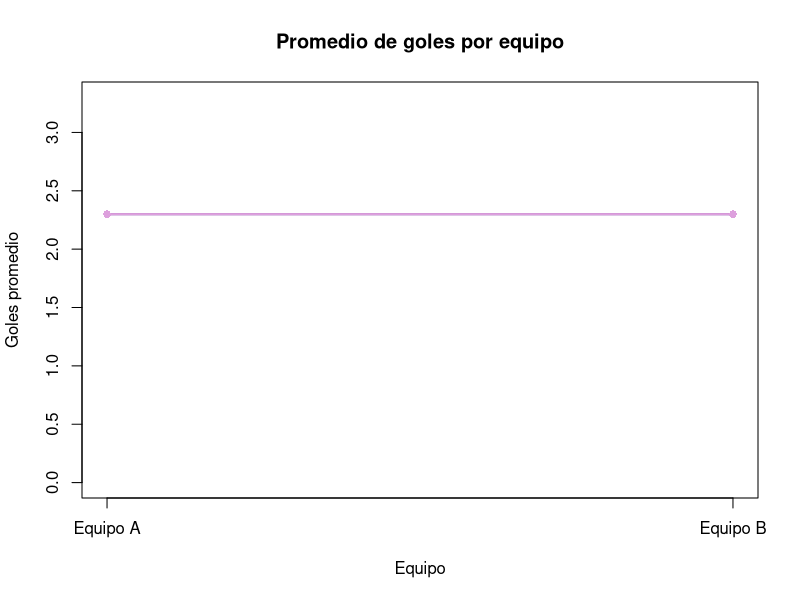

Write the R code that produced this figure.
# Datos
equipo_a <- c(2, 3, 1, 4, 2, 3, 2, 1, 3, 2)
equipo_b <- c(3, 2, 1, 3, 2, 2, 4, 2, 3, 1)


resultado_goles <- t.test(equipo_a, equipo_b)
print("Resultado de la prueba t para goles entre equipo A y B:")
print(resultado_goles)


media_a <- mean(equipo_a)
media_b <- mean(equipo_b)


promedios <- c(media_a, media_b)
equipos <- c("Equipo A", "Equipo B")


plot(promedios,
     type = "o",
     col = "purple4",            
     lwd = 2,
     pch = 16,
     xaxt = "n",
     ylim = c(0, max(promedios) + 1),
     xlab = "Equipo",
     ylab = "Goles promedio",
     main = "Promedio de goles por equipo")

axis(1, at = 1:2, labels = equipos)


lines(promedios,
      type = "o",
      col = "plum",               
      lwd = 2,
      pch = 16)



